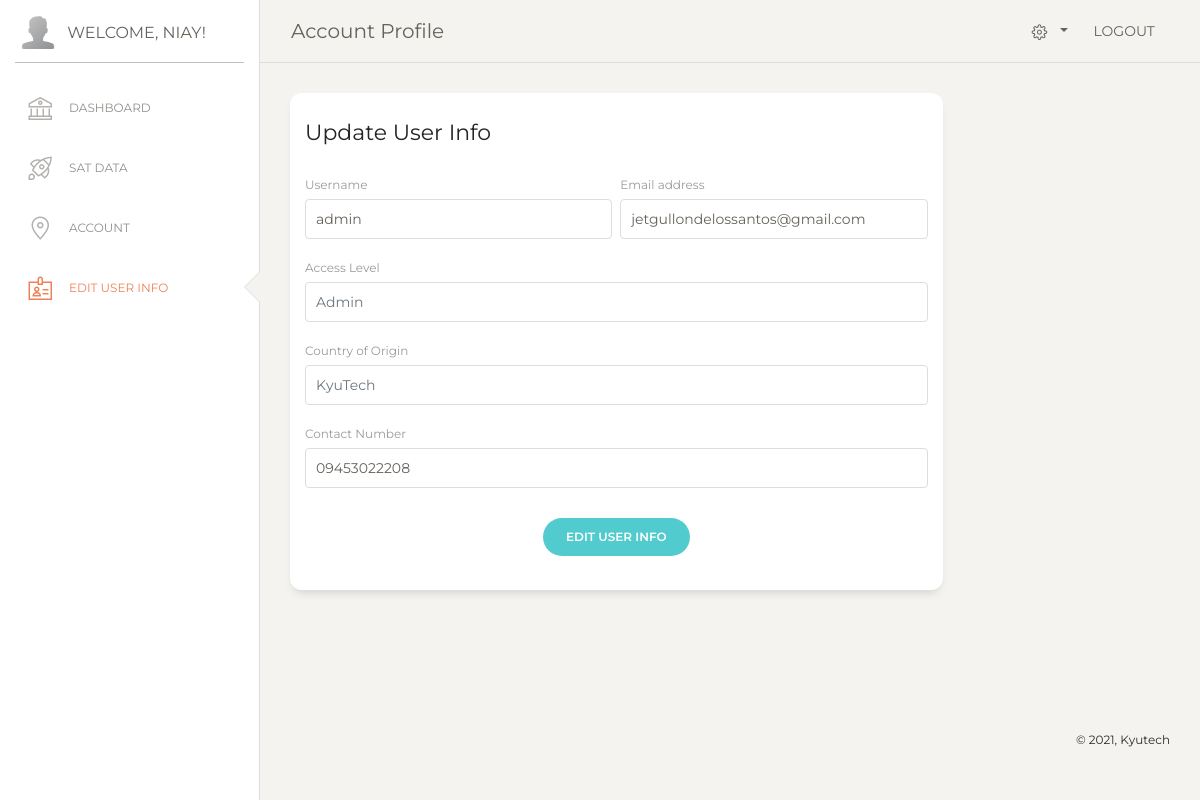
The app's page /pages/edituser.php?updatebutton=27 (signed in) with its own data.
### tables this page shows
CREATE TABLE `users` (
  `idUsers` int(11) NOT NULL,
  `usernameUsers` tinytext NOT NULL,
  `emailUsers` tinytext NOT NULL,
  `passwordUsers` varchar(255) NOT NULL,
  `countryUsers` tinytext NOT NULL,
  `contactUsers` tinytext NOT NULL,
  `permissionsUsers` text NOT NULL DEFAULT 'Regular User'
);

### includes/classautoloader.inc.php (called while the page is built, shortened)
<?php
function myAutoLoader($className) {
    $url = $_SERVER['HTTP_HOST'].$_SERVER['REQUEST_URI'];
    if (strpos($url,'../includes') !== false) {
        $path = '.../classes/';
    } else {
        $path = '../classes/';
    }
    $extension = '.class.php';
}

### classes/dbh.class.php (called while the page is built, shortened)
<?php
 class Dbh {
     private $host = 'localhost';
     private $user = 'root';
     private $pwd = '';
     private $dbName = 'satdata';
     protected function connect() {
         $dsn = 'mysql:host='. $this->host .';dbname=' . $this->dbName;
         $pdo = new PDO($dsn,$this->user,$this->pwd);
         $pdo->setAttribute(PDO::ATTR_DEFAULT_FETCH_MODE,PDO::FETCH_ASSOC);
         return $pdo;
     }
 }

### classes/users.class.php (called while the page is built, shortened)
<?php
class Users extends Dbh {
    protected function getOneUser($id) {
        $sql = "SELECT * FROM users WHERE idUsers = ?";
        $stmt = $this->connect()->prepare($sql);
        $stmt->execute([$id]);
        $results = $stmt->fetchAll();
        return $results;
    }
}

### classes/usersview.class.php (called while the page is built, shortened)
<?php
class UsersView extends Users {
    public function showOneUser($fileId) {
        $results = $this->getOneUser($fileId);
        return $results;
    }
}

### pages/edituser.php (the view, shortened to what this page needs)
<?php
    include_once 'header.php';
    if (isset($_GET['updatebutton'])) {
      $id = $_GET['updatebutton'];
      $showUsersObj = new UsersView();
      $results = $showUsersObj-> showOneUser($id);
      $username = $results[0]['usernameUsers'];
      $email = $results[0]['emailUsers'];
      $access = $results[0]['permissionsUsers'];
      $country = $results[0]['countryUsers'];
      $contact = $results[0]['contactUsers'];
  }
?>
<div class="sidebar-wrapper">
        <ul class="nav">
          <li>
            <a href="./dashboard.php">
              <i class="nc-icon nc-bank"></i>
              <p>Dashboard</p>
            </a>
          </li>
          <li>
            <a href="./satdata.php?query=default">
              <i class="nc-icon nc-spaceship"></i>
              <p>Sat Data</p>
            </a>
          </li>
          <li>
            <a href="./account.php">
              <i class="nc-icon nc-pin-3"></i>
              <p>Account</p>
            </a>
          </li>
          <li class="active ">
            <a href="#">
              <i class="nc-icon nc-badge"></i>
              <p>Edit User Info</p>
            </a>
          </li>
        </ul>
      </div>
    </div>
    <div class="main-panel" style="height: 100vh;">
        <nav class="navbar navbar-expand-lg navbar-absolute fixed-top navbar-transparent">
        <div class="container-fluid">
          <div class="navbar-wrapper">
            <a class="navbar-brand" href="javascript:;">Account Profile</a>
          </div>
          <div class="collapse navbar-collapse justify-content-end" id="navigation">
            <ul class="navbar-nav">
              <li class="nav-item btn-rotate dropdown">
                <a class="nav-link dropdown-toggle" href="http://example.com" id="navbarDropdownMenuLink" data-toggle="dropdown" aria-haspopup="true" aria-expanded="false">
                <i class="nc-icon nc-settings-gear-65"></i>
                </a>
              </li>
              <li class="nav-item">
                <a href="../includes/logout.inc.php" class="nav-link btn-rotate">
                  LOGOUT
                </a>
              </li>
            </ul>
          </div>
        </div>
      </nav>
  <div class="content">
        <div class="row">
          <div class="col-md-9">
          <div class="card card-user">
              <div class="card-header">
                <h5 class="card-title">Update User Info</h5>
              </div>
              <div class="card-body">
                <form method ="post">
                  <div class="row">
                    <div class="col-md-6 pr-1">
                      <div class="form-group">
                        <label>Username</label>
                        <input type="text" class="form-control" placeholder="Username" required  name= "upusername" value = <?php echo $username ?>>
                      </div>
                    </div>
                    <div class="col-md-6 pl-1">
                      <div class="form-group">
                        <label>Email address</label>
                        <input type="email" class="form-control" placeholder="Email" required name= "upemail" value = <?php echo $email ?>>
                      </div>
                    </div>
                  </div>
                  <div class="row">
                    <div class="col-md-12">
                      <div class="form-group">
                        <label>Access Level</label>
                        <input type="text" class="form-control" placeholder = "<?php echo $access ?>" name="upaccess" list="permissions">
                      </div>
                    </div>
                  </div>
                  <div class="row">
                    <div class="col-md-12">
                      <div class="form-group">
                        <label>Country of Origin</label>
                        <input type="text" class="form-control" name= "upcountry" placeholder = "<?php echo $country ?>" list="countryname" required>
                      </div>
                    </div>
                  </div>
                  <div class="row">
                    <div class="col-md-12">
                      <div class="form-group">
                        <label>Contact Number</label>
                        <input type="text" class="form-control" placeholder="Contact Number" required  name= "upcontact" value = <?php echo $contact ?>>
                      </div>
                    </div>
                  </div>
                  <div class="row">
                    <div class="update ml-auto mr-auto">
                      <button type="submit" name="updateuser-button" class="btn btn-primary btn-round">Edit User Info</button>
                    </div>
                  </div>
              </form>
              </div>
            </div>
          </div>
        </div>
      </div>
<?php
    include_once 'footer.php';

### assets/css/stylesheet.css (style rules this page uses)
html { background-color: #f1f1f1; font-family: "Montserrat"; }
body { margin: 0; padding: 0; }

### records on screen
users: upusername "admin", upemail "jetgullondelossantos@gmail.com", upaccess "Admin", upcountry "KyuTech", upcontact "09453022208"

### other values on screen
$_SESSION['userUsername'] "NIAY"
